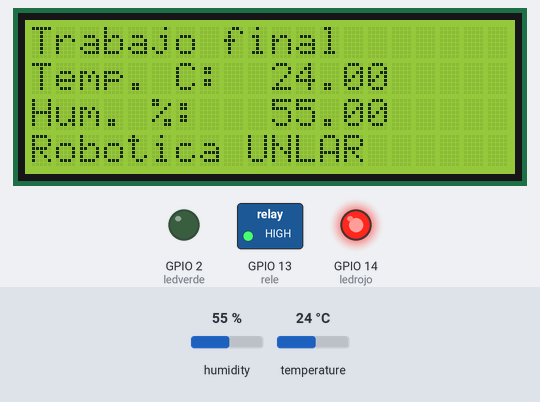
A sketch run on a simulated ESP8266 (NodeMCU). Parts: 20×4 character LCD, switched loads named in the sketch (green lamp = pin HIGH), output pins drawn as LEDs (lit = HIGH). The inputs (shaded band) are chosen by the test bench; at power-on: temperature 24 °C, humidity 55 %. WiFi joins after 1.5 s; servers stay silent unless stated; what the sketch prints to the serial monitor is not drawn.

Above: at 3.5 s.
3.6 s: temperature set to 31.6 °C
At 6.6 s:
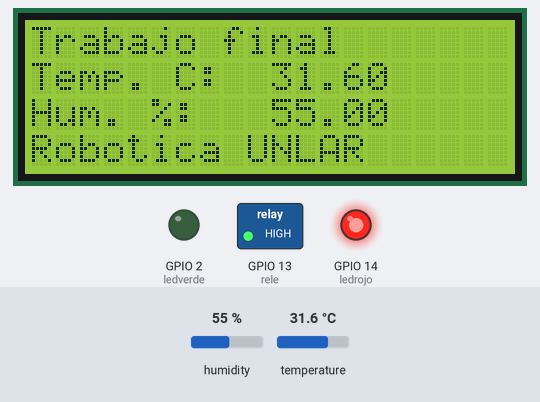
7.4 s: temperature set to 32.4 °C
At 10.1 s:
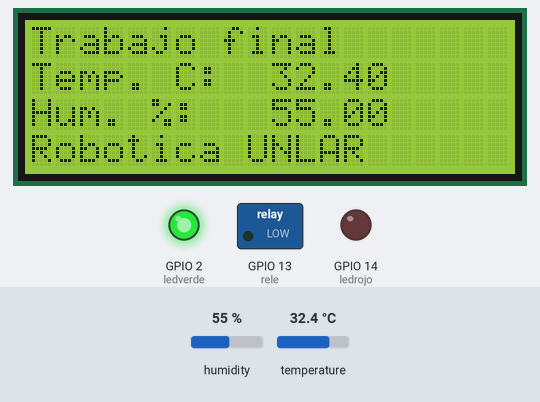
10.4 s: humidity set to 22 %
At 12.4 s:
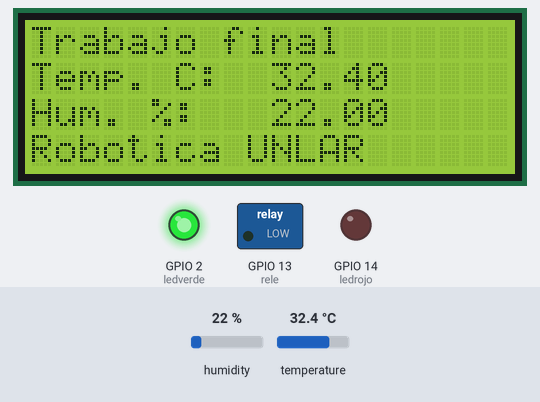
13.4 s: humidity set to 40 %
At 15.8 s:
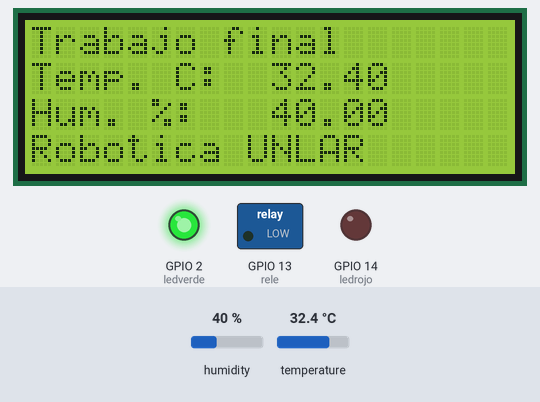
Timing chart, 0 to 17.3 s (numbered marks = the images above; inputs shaded):
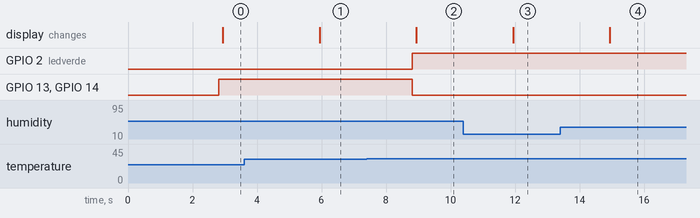

The sketch:

TFIVF.ino
```cpp
/*Programa creado como trabajo integrador de la diplomatura en robótica 2023 - Universidad Nacional de la Rioja
Automatización de maduradora que queso fresco con leche de vaca. Parte del código fue generado con el sitio web
https://examples.blynk.cc/?board=Arduino%20Uno&shield=ESP8266%20WiFi%20Shield&example=GettingStarted%2FBlynkBlink para el monitoreo y control
del dispositivo de manera remota. Abril 2023. Versión final*. Profesor Daniel Arellano*/

// Credenciales de acceso la consola de Blynk
#define BLYNK_TEMPLATE_ID           "TMPLe9YtPpRg"
#define BLYNK_TEMPLATE_NAME         "Trabajointegrador"
#define BLYNK_AUTH_TOKEN            "v1Aqj8mHAGZ6I_blLk2GJg82BkGmYgNM"


#define BLYNK_PRINT Serial

//Librerias
#include <ESP8266WiFi.h>
#include <BlynkSimpleEsp8266.h>
#include <DHT.h>
#include <LiquidCrystal_I2C.h>
#include <Wire.h>

//Credenciales de acceso a red wifi hogar

char ssid[] = "Personal-WiFi-178-2.4Ghz";
char pass[] = "8m8Xd4xTnq";

//Pin y modelo del sensor de Temperatura y Humedad
#define DHTPIN 12
#define DHTTYPE DHT22
DHT dht(DHTPIN, DHTTYPE);

//LCD utilizada con sus parámetros, en este caso es 20x4
LiquidCrystal_I2C lcd(0x27, 20, 4);

BlynkTimer timer;


//Variables para led y relé
const int ledrojo = 14;
const int ledverde = 2;
const int rele = 13;

// Función para lectura del sensor DHT22 y mostrarlo en el monitor serial de Arduino. Mensajes en pantalla LCD

void sendSensor()
  {
  float h = dht.readHumidity();
  float t = dht.readTemperature();

  if (isnan(h) || isnan(t)) {
    Serial.println("Falló la lectura del sensor");
    return;
  }

  //Condiciones que se deben cumplir para encendido de los leds y relé

  if (t>=32)
  {
    digitalWrite (ledrojo, LOW);
    digitalWrite (ledverde, HIGH);
    digitalWrite (rele, LOW);
  }
  if (t<32)
  {
    digitalWrite (ledrojo, HIGH);
    digitalWrite (ledverde, LOW);
    digitalWrite (rele, HIGH);
  }
  //Mensajes que aparecen en la pantalla LCD - Valores Temperatura y Humedad
  lcd.init();
  lcd.backlight();
  lcd.setCursor(0, 0);
  lcd.print("Trabajo final");
  lcd.setCursor(0, 1);
  lcd.print("Temp. C: ");
  lcd.setCursor(10, 1);
  lcd.print(t);
  lcd.setCursor(0, 2);
  lcd.print("Hum. %: ");
  lcd.setCursor(10, 2);
  lcd.print(h);
  lcd.setCursor(0, 3);
  lcd.print("Robotica UNLAR");
  lcd.setCursor(0, 3);
  lcd.print("Robotica UNLAR");

  Blynk.virtualWrite(V5, h); //Pin virtual creado para enviar datos a Blynk (particular de Blynk)
  Blynk.virtualWrite(V6, t); //Pin virtual creado para enviar datos a Blynk (particular de Blynk)

  Serial.println(h);
  Serial.println(t);
}

void setup()
{

  Serial.begin(115200);
  Blynk.begin(BLYNK_AUTH_TOKEN, ssid, pass); // Conexión a la nube de Blynk
  dht.begin();
  pinMode(ledrojo , OUTPUT);
  pinMode(ledverde , OUTPUT);
  pinMode(rele , OUTPUT);

  timer.setInterval(1000L, sendSensor);
}

//ejecusión del programa de Blynk y del temporizador
void loop()
{
  Blynk.run();
  timer.run();
}
```

Measured:
- the behaviour switches between 31.9 and 32 °C on temperature (found by bisection; images 1 and 2)
- after the input at 3.6 s, the display: changes after 2.3 s (image 1)
- after the input at 7.4 s, GPIO 2 (ledverde): LOW → HIGH after 1.4 s; GPIO 13 (rele), GPIO 14 (ledrojo): HIGH → LOW after 1.4 s; the display: changes after 1.5 s (image 2)
- after the input at 10.4 s, the display: changes after 1.5 s (image 3)
- after the input at 13.4 s, the display: changes after 1.5 s (image 4)
